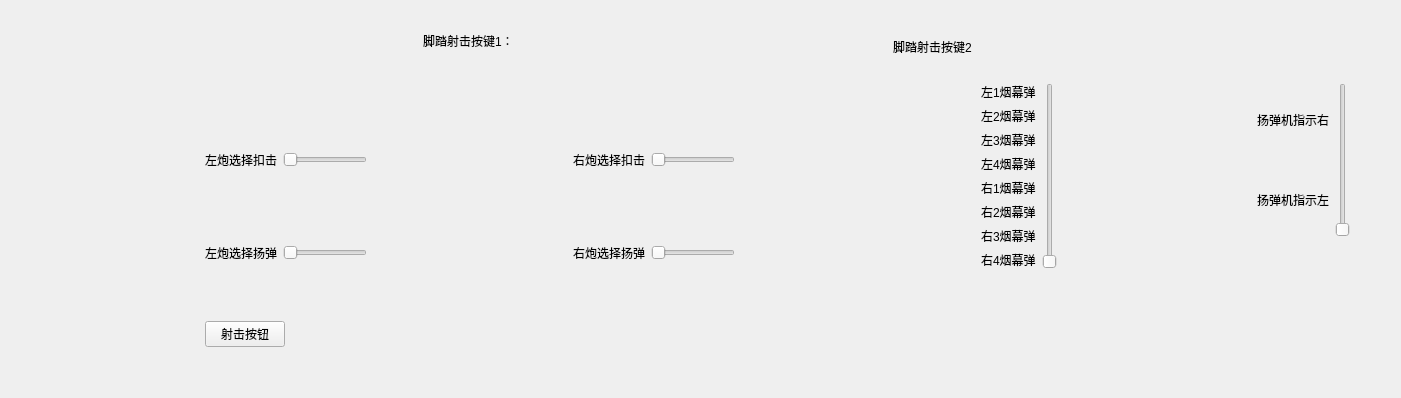
           <widget class="QWidget" name="page">
            <layout class="QGridLayout" name="gridLayout_6">
             <item row="6" column="1">
              <spacer name="verticalSpacer_8">
               <property name="orientation">
                <enum>Qt::Vertical</enum>
               </property>
               <property name="sizeHint" stdset="0">
                <size>
                 <width>20</width>
                 <height>40</height>
                </size>
               </property>
              </spacer>
             </item>
             <item row="3" column="1" colspan="2">
              <layout class="QHBoxLayout" name="horizontalLayout_2">
               <item>
                <widget class="QLabel" name="label_6">
                 <property name="text">
                  <string>左炮选择扣击</string>
                 </property>
                </widget>
               </item>
               <item>
                <widget class="QSlider" name="horizontalSlider">
                 <property name="orientation">
                  <enum>Qt::Horizontal</enum>
                 </property>
                </widget>
               </item>
              </layout>
             </item>
             <item row="6" column="6">
              <widget class="QLabel" name="label_19">
               <property name="text">
                <string/>
               </property>
              </widget>
             </item>
             <item row="3" column="8">
              <spacer name="horizontalSpacer_6">
               <property name="orientation">
                <enum>Qt::Horizontal</enum>
               </property>
               <property name="sizeHint" stdset="0">
                <size>
                 <width>194</width>
                 <height>17</height>
                </size>
               </property>
              </spacer>
             </item>
             <item row="4" column="5">
              <layout class="QHBoxLayout" name="horizontalLayout_5">
               <item>
                <widget class="QLabel" name="label_10">
                 <property name="text">
                  <string>右炮选择扬弹</string>
                 </property>
                </widget>
               </item>
               <item>
                <widget class="QSlider" name="horizontalSlider_4">
                 <property name="orientation">
                  <enum>Qt::Horizontal</enum>
                 </property>
                </widget>
               </item>
               <item>
                <spacer name="horizontalSpacer_29">
                 <property name="orientation">
                  <enum>Qt::Horizontal</enum>
                 </property>
                 <property name="sizeHint" stdset="0">
                  <size>
                   <width>40</width>
                   <height>20</height>
                  </size>
                 </property>
                </spacer>
               </item>
              </layout>
             </item>
             <item row="8" column="1">
              <spacer name="verticalSpacer_3">
               <property name="orientation">
                <enum>Qt::Vertical</enum>
               </property>
               <property name="sizeHint" stdset="0">
                <size>
                 <width>20</width>
                 <height>40</height>
                </size>
               </property>
              </spacer>
             </item>
             <item row="3" column="7" rowspan="3">
              <layout class="QHBoxLayout" name="horizontalLayout_6">
               <item>
                <layout class="QVBoxLayout" name="verticalLayout_2">
                 <item>
                  <widget class="QLabel" name="label_11">
                   <property name="text">
                    <string>左1烟幕弹</string>
                   </property>
                  </widget>
                 </item>
                 <item>
                  <widget class="QLabel" name="label_12">
                   <property name="text">
                    <string>左2烟幕弹</string>
                   </property>
                  </widget>
                 </item>
                 <item>
                  <widget class="QLabel" name="label_13">
                   <property name="text">
                    <string>左3烟幕弹</string>
                   </property>
                  </widget>
                 </item>
                 <item>
                  <widget class="QLabel" name="label_14">
                   <property name="text">
                    <string>左4烟幕弹</string>
                   </property>
                  </widget>
                 </item>
                 <item>
                  <widget class="QLabel" name="label_15">
                   <property name="text">
                    <string>右1烟幕弹</string>
                   </property>
                  </widget>
                 </item>
                 <item>
                  <widget class="QLabel" name="label_16">
                   <property name="text">
                    <string>右2烟幕弹</string>
                   </property>
                  </widget>
                 </item>
                 <item>
                  <widget class="QLabel" name="label_17">
                   <property name="text">
                    <string>右3烟幕弹</string>
                   </property>
                  </widget>
                 </item>
                 <item>
                  <widget class="QLabel" name="label_71">
                   <property name="text">
                    <string>右4烟幕弹</string>
                   </property>
                  </widget>
                 </item>
                </layout>
               </item>
               <item>
                <widget class="QSlider" name="verticalSlider">
                 <property name="orientation">
                  <enum>Qt::Vertical</enum>
                 </property>
                </widget>
               </item>
              </layout>
             </item>
             <item row="3" column="6">
              <spacer name="horizontalSpacer_2">
               <property name="orientation">
                <enum>Qt::Horizontal</enum>
               </property>
               <property name="sizeHint" stdset="0">
                <size>
                 <width>194</width>
                 <height>17</height>
                </size>
               </property>
              </spacer>
             </item>
             <item row="3" column="0">
              <spacer name="horizontalSpacer_5">
               <property name="orientation">
                <enum>Qt::Horizontal</enum>
               </property>
               <property name="sizeHint" stdset="0">
                <size>
                 <width>194</width>
                 <height>17</height>
                </size>
               </property>
              </spacer>
             </item>
             <item row="3" column="9">
              <layout class="QHBoxLayout" name="horizontalLayout_7">
               <item>
                <layout class="QVBoxLayout" name="verticalLayout_60">
                 <item>
                  <widget class="QLabel" name="label_66">
                   <property name="text">
                    <string>扬弹机指示右</string>
                   </property>
                  </widget>
                 </item>
                 <item>
                  <widget class="QLabel" name="label_70">
                   <property name="text">
                    <string>扬弹机指示左</string>
                   </property>
                  </widget>
                 </item>
                </layout>
               </item>
               <item>
                <widget class="QSlider" name="verticalSlider_2">
                 <property name="orientation">
                  <enum>Qt::Vertical</enum>
                 </property>
                </widget>
               </item>
               <item>
                <spacer name="horizontalSpacer_27">
                 <property name="orientation">
                  <enum>Qt::Horizontal</enum>
                 </property>
                 <property name="sizeHint" stdset="0">
                  <size>
                   <width>40</width>
                   <height>20</height>
                  </size>
                 </property>
                </spacer>
               </item>
              </layout>
             </item>
             <item row="4" column="1" colspan="2">
              <layout class="QHBoxLayout" name="horizontalLayout_4">
               <item>
                <widget class="QLabel" name="label_9">
                 <property name="text">
                  <string>左炮选择扬弹</string>
                 </property>
                </widget>
               </item>
               <item>
                <widget class="QSlider" name="horizontalSlider_3">
                 <property name="orientation">
                  <enum>Qt::Horizontal</enum>
                 </property>
                </widget>
               </item>
              </layout>
             </item>
             <item row="2" column="6">
              <spacer name="verticalSpacer_9">
               <property name="orientation">
                <enum>Qt::Vertical</enum>
               </property>
               <property name="sizeHint" stdset="0">
                <size>
                 <width>20</width>
                 <height>40</height>
                </size>
               </property>
              </spacer>
             </item>
             <item row="0" column="9">
              <spacer name="horizontalSpacer_26">
               <property name="orientation">
                <enum>Qt::Horizontal</enum>
               </property>
               <property name="sizeHint" stdset="0">
                <size>
                 <width>40</width>
                 <height>20</height>
                </size>
               </property>
              </spacer>
             </item>
             <item row="3" column="5">
              <layout class="QHBoxLayout" name="horizontalLayout_3">
               <item>
                <widget class="QLabel" name="label_8">
                 <property name="text">
                  <string>右炮选择扣击</string>
                 </property>
                </widget>
               </item>
               <item>
                <widget class="QSlider" name="horizontalSlider_2">
                 <property name="orientation">
                  <enum>Qt::Horizontal</enum>
                 </property>
                </widget>
               </item>
               <item>
                <spacer name="horizontalSpacer_28">
                 <property name="orientation">
                  <enum>Qt::Horizontal</enum>
                 </property>
                 <property name="sizeHint" stdset="0">
                  <size>
                   <width>40</width>
                   <height>20</height>
                  </size>
                 </property>
                </spacer>
               </item>
              </layout>
             </item>
             <item row="4" column="6">
              <spacer name="horizontalSpacer_4">
               <property name="orientation">
                <enum>Qt::Horizontal</enum>
               </property>
               <property name="sizeHint" stdset="0">
                <size>
                 <width>194</width>
                 <height>17</height>
                </size>
               </property>
              </spacer>
             </item>
             <item row="1" column="3" rowspan="2" colspan="2">
              <widget class="FrLight" name="widget_6" native="true">
               <property name="sizePolicy">
                <sizepolicy hsizetype="Minimum" vsizetype="Minimum">
                 <horstretch>0</horstretch>
                 <verstretch>0</verstretch>
                </sizepolicy>
               </property>
               <widget class="QLabel" name="label_18">
                <property name="geometry">
                 <rect>
                  <x>50</x>
                  <y>0</y>
                  <width>90</width>
                  <height>20</height>
                 </rect>
                </property>
                <property name="text">
                 <string>脚踏射击按键1：</string>
                </property>
               </widget>
              </widget>
             </item>
             <item row="1" column="5" rowspan="2" colspan="2">
              <widget class="FrLight" name="widget_7" native="true">
               <widget class="QLabel" name="label_20">
                <property name="geometry">
                 <rect>
                  <x>320</x>
                  <y>10</y>
                  <width>90</width>
                  <height>12</height>
                 </rect>
                </property>
                <property name="text">
                 <string>脚踏射击按键2：</string>
                </property>
               </widget>
              </widget>
             </item>
             <item row="4" column="3" colspan="2">
              <spacer name="horizontalSpacer_3">
               <property name="orientation">
                <enum>Qt::Horizontal</enum>
               </property>
               <property name="sizeHint" stdset="0">
                <size>
                 <width>194</width>
                 <height>17</height>
                </size>
               </property>
              </spacer>
             </item>
             <item row="3" column="3" colspan="2">
              <spacer name="horizontalSpacer">
               <property name="orientation">
                <enum>Qt::Horizontal</enum>
               </property>
               <property name="sizeHint" stdset="0">
                <size>
                 <width>194</width>
                 <height>17</height>
                </size>
               </property>
              </spacer>
             </item>
             <item row="7" column="1">
              <widget class="QPushButton" name="pushButton">
               <property name="text">
                <string>射击按钮</string>
               </property>
              </widget>
             </item>
            </layout>
           </widget>
